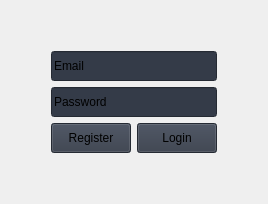
                     <widget class="QWidget" name="loginPage">
                      <layout class="QGridLayout" name="gridLayout_6" columnstretch="1,2,1">
                       <item row="0" column="1">
                        <spacer name="verticalSpacer">
                         <property name="orientation">
                          <enum>Qt::Vertical</enum>
                         </property>
                         <property name="sizeHint" stdset="0">
                          <size>
                           <width>20</width>
                           <height>40</height>
                          </size>
                         </property>
                        </spacer>
                       </item>
                       <item row="1" column="0">
                        <spacer name="horizontalSpacer">
                         <property name="orientation">
                          <enum>Qt::Horizontal</enum>
                         </property>
                         <property name="sizeType">
                          <enum>QSizePolicy::Preferred</enum>
                         </property>
                         <property name="sizeHint" stdset="0">
                          <size>
                           <width>40</width>
                           <height>20</height>
                          </size>
                         </property>
                        </spacer>
                       </item>
                       <item row="1" column="1">
                        <layout class="QVBoxLayout" name="verticalLayout_21">
                         <item>
                          <layout class="QVBoxLayout" name="verticalLayout_20">
                           <item>
                            <widget class="QLineEdit" name="emailInput">
                             <property name="sizePolicy">
                              <sizepolicy hsizetype="Preferred" vsizetype="Fixed">
                               <horstretch>0</horstretch>
                               <verstretch>0</verstretch>
                              </sizepolicy>
                             </property>
                             <property name="minimumSize">
                              <size>
                               <width>0</width>
                               <height>30</height>
                              </size>
                             </property>
                             <property name="autoFillBackground">
                              <bool>false</bool>
                             </property>
                             <property name="styleSheet">
                              <string notr="true">background-color: rgb(52, 59, 72);</string>
                             </property>
                             <property name="text">
                              <string>Email</string>
                             </property>
                            </widget>
                           </item>
                           <item>
                            <widget class="QLineEdit" name="passwordInput">
                             <property name="sizePolicy">
                              <sizepolicy hsizetype="Preferred" vsizetype="Fixed">
                               <horstretch>0</horstretch>
                               <verstretch>0</verstretch>
                              </sizepolicy>
                             </property>
                             <property name="minimumSize">
                              <size>
                               <width>0</width>
                               <height>30</height>
                              </size>
                             </property>
                             <property name="styleSheet">
                              <string notr="true">background-color: rgb(52, 59, 72);</string>
                             </property>
                             <property name="text">
                              <string>Password</string>
                             </property>
                            </widget>
                           </item>
                          </layout>
                         </item>
                         <item>
                          <layout class="QHBoxLayout" name="horizontalLayout_6">
                           <item>
                            <widget class="QPushButton" name="btn_register">
                             <property name="minimumSize">
                              <size>
                               <width>0</width>
                               <height>30</height>
                              </size>
                             </property>
                             <property name="styleSheet">
                              <string notr="true">background-color: rgb(52, 59, 72);</string>
                             </property>
                             <property name="text">
                              <string>Register</string>
                             </property>
                            </widget>
                           </item>
                           <item>
                            <widget class="QPushButton" name="btn_login">
                             <property name="minimumSize">
                              <size>
                               <width>0</width>
                               <height>30</height>
                              </size>
                             </property>
                             <property name="styleSheet">
                              <string notr="true">background-color: rgb(52, 59, 72);</string>
                             </property>
                             <property name="text">
                              <string>Login</string>
                             </property>
                            </widget>
                           </item>
                          </layout>
                         </item>
                        </layout>
                       </item>
                       <item row="2" column="1">
                        <spacer name="verticalSpacer_2">
                         <property name="orientation">
                          <enum>Qt::Vertical</enum>
                         </property>
                         <property name="sizeHint" stdset="0">
                          <size>
                           <width>20</width>
                           <height>40</height>
                          </size>
                         </property>
                        </spacer>
                       </item>
                       <item row="1" column="2">
                        <spacer name="horizontalSpacer_2">
                         <property name="orientation">
                          <enum>Qt::Horizontal</enum>
                         </property>
                         <property name="sizeType">
                          <enum>QSizePolicy::Preferred</enum>
                         </property>
                         <property name="sizeHint" stdset="0">
                          <size>
                           <width>40</width>
                           <height>20</height>
                          </size>
                         </property>
                        </spacer>
                       </item>
                      </layout>
                     </widget>
